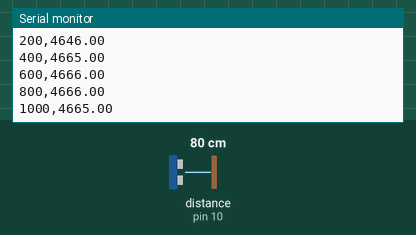
Bench run of a sketch on a simulated Arduino Uno, built with avr-gcc and run on an emulated ATmega328P. On the bench: the last lines printed to the serial monitor. Wiring (inferred from the names in the program): ultrasonic range finder: trigger pin 9; echo pin 10. The inputs (shaded band) are chosen by the test bench; at power-on: distance to the obstacle (sensor on pin 10) 80 cm. The echo pulse lasts 58.3 µs per cm.

Above: at 1.2 s.
1.3 s: distance to the obstacle (sensor on pin 10) set to 2 cm
At 1.36 s:
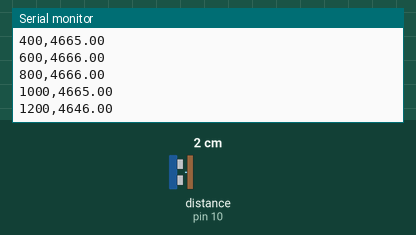
2.8 s: distance to the obstacle (sensor on pin 10) set to 4 cm
At 2.96 s:
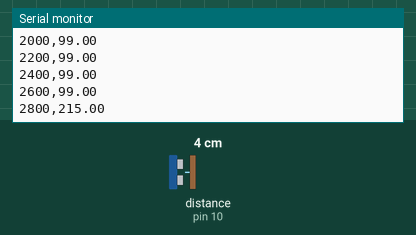
Timing chart, 0 to 5.8 s (numbered marks = the images above; inputs shaded):
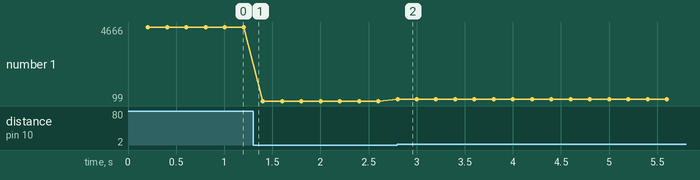

The sketch:

HC_SR04.ino
```cpp
/*
 * HC-SR04 example sketch with time
 * based on this post
 * https://create.arduino.cc/projecthub/Isaac100/getting-started-with-the-hc-sr04-ultrasonic-sensor-036380
 * by Isaac100
 */
const int trigPin = 9;
const int echoPin = 10;

float duration, distance;
unsigned long previousMillis = 0;
const long interval = 200; // Change this value to set the interval in milliseconds

void setup() {
  pinMode(trigPin, OUTPUT);
  pinMode(echoPin, INPUT);
  Serial.begin(9600);
}

void loop() {
  unsigned long currentMillis = millis();
  if (currentMillis - previousMillis >= interval) {
    previousMillis = currentMillis;

    digitalWrite(trigPin, LOW);
    delayMicroseconds(2);
    digitalWrite(trigPin, HIGH);
    delayMicroseconds(10);
    digitalWrite(trigPin, LOW);

    duration = pulseIn(echoPin, HIGH);
    // Print data in CSV format
    Serial.print(currentMillis);
    Serial.print(",");
    Serial.print(duration);
    Serial.println();
  }
}
```

Measured:
- after the input at 2.8 s, the serial monitor: prints a new line at once (image 2)
- plotted number 1: 4646 → 99 after the input at 1.3 s, 99 → 235 after the input at 2.8 s
